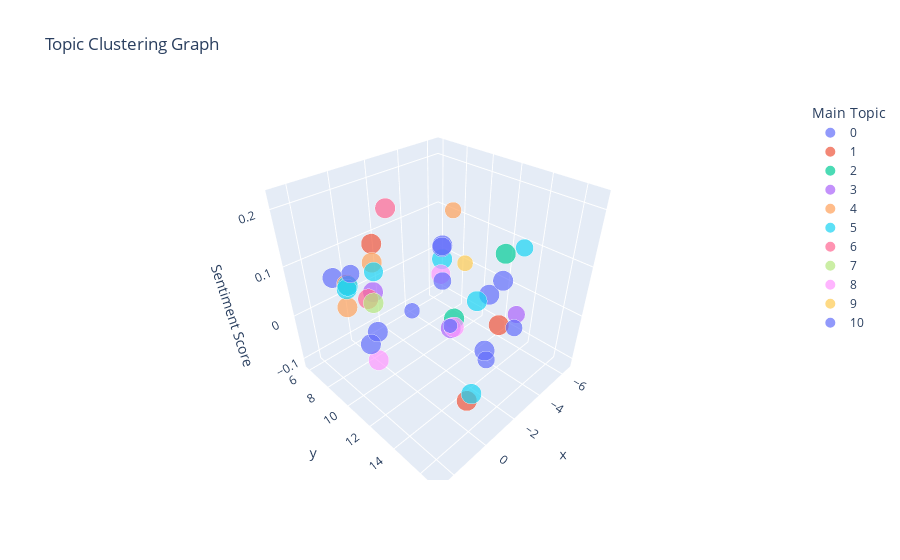

Notebook code cell kept with this figure:
### Markdown cell above
This generates a 3D clustering graph where the x and y-axis represent each article in the topic space, and the z-axis shows the sentiment value for each article. The 2D xy-plane is exactly the same as the 2D graph generated above, but we add a 3rd dimension in the form of sentiment to show how article clusters differ by their sentiment value as well as their topics. Colored by main topic.

### Code cell
visualize_topic_cluster_tsne_3d(lda_model, df)

### Figure 1 — Plotly figure (JSON) as saved in the notebook; plotly's stock layout.template omitted (floating-point values rounded to 4 significant figures)
{"data": [{"customdata": [[24, [["primary", "state", "write", "vote", "ballot", "candidate", "party", "new", "election", "campaign"]], "apnews.com", "Positive", "0"], [5, [["primary", "state", "write", "vote", "ballot", "candidate", "party", "new", "election", "campaign"]], "www.nation.com.pk", "Neutral Positive", "0"]], "hovertemplate": "ID: %{customdata[0]}<br>Associated Words: %{customdata[1]}<br>Address: %{customdata[2]}<br>Sentiment Label: %{customdata[3]}<br>Main Topic: %{customdata[4]}", "legendgroup": "0", "marker": {"color": "#636efa", "size": [0.9982, 0.9939], "sizemode": "area", "sizeref": 0.002497, "symbol": "circle"}, "mode": "markers", "name": "0", "scene": "scene", "showlegend": true, "type": "scatter3d", "x": [0.2331, 1.862], "y": [16.87, 8.264], "z": [0.17, 0.1]}, {"customdata": [[39, [["migrant", "chs", "biden", "task", "foreign", "influence", "hunter", "new", "force", "last"]], "www.foxnews.com", "Neutral Positive", "1"], [4, [["migrant", "chs", "biden", "task", "foreign", "influence", "hunter", "new", "force", "last"]], "www.nation.com.pk", "Negative", "1"], [6, [["migrant", "chs", "biden", "task", "foreign", "influence", "hunter", "new", "force", "last"]], "www.nation.com.pk", "Negative", "1"]], "hovertemplate": "ID: %{customdata[0]}<br>Associated Words: %{customdata[1]}<br>Address: %{customdata[2]}<br>Sentiment Label: %{customdata[3]}<br>Main Topic: %{customdata[4]}", "legendgroup": "1", "marker": {"color": "#EF553B", "size": [0.9972, 0.9946, 0.9934], "sizemode": "area", "sizeref": 0.002497, "symbol": "circle"}, "mode": "markers", "name": "1", "scene": "scene", "showlegend": true, "type": "scatter3d", "x": [-1.707, 0.2331, -6.478], "y": [5.893, 15.99, 11.74], "z": [0.08, -0.04, -0.11]}, {"customdata": [[2, [["hunter", "president", "republican", "biden", "political", "son", "charge", "special", "counsel", "deal"]], "www.foxnews.com", "Negative", "2"], [18, [["hunter", "president", "republican", "biden", "political", "son", "charge", "special", "counsel", "deal"]], "www.cnn.com", "Neutral", "2"]], "hovertemplate": "ID: %{customdata[0]}<br>Associated Words: %{customdata[1]}<br>Address: %{customdata[2]}<br>Sentiment Label: %{customdata[3]}<br>Main Topic: %{customdata[4]}", "legendgroup": "2", "marker": {"color": "#00cc96", "size": [0.9975, 0.9988], "sizemode": "area", "sizeref": 0.002497, "symbol": "circle"}, "mode": "markers", "name": "2", "scene": "scene", "showlegend": true, "type": "scatter3d", "x": [-3.344, -6.476], "y": [11.04, 11.74], "z": [-0.04, 0.06]}, {"customdata": [[10, [["hunter", "biden", "comer", "charge", "bank", "record", "attorney", "call", "address", "tell"]], "nypost.com", "Neutral", "3"], [8, [["hunter", "biden", "comer", "charge", "bank", "record", "attorney", "call", "address", "tell"]], "abcnews.go.com", "Neutral Negative", "3"], [35, [["hunter", "biden", "comer", "charge", "bank", "record", "attorney", "call", "address", "tell"]], "www.foxnews.com", "Neutral Negative", "3"]], "hovertemplate": "ID: %{customdata[0]}<br>Associated Words: %{customdata[1]}<br>Address: %{customdata[2]}<br>Sentiment Label: %{customdata[3]}<br>Main Topic: %{customdata[4]}", "legendgroup": "3", "marker": {"color": "#ab63fa", "size": [0.9966, 0.9962, 0.7385], "sizemode": "area", "sizeref": 0.002497, "symbol": "circle"}, "mode": "markers", "name": "3", "scene": "scene", "showlegend": true, "type": "scatter3d", "x": [-0.2907, -1.471, -4.359], "y": [8.009, 12.89, 14.68], "z": [0.03, 0.01, 0.01]}, {"customdata": [[30, [["impeachment", "think", "war", "conference", "biden", "move", "kill", "death", "president", "group"]], "www.wmur.com", "Positive", "4"], [37, [["impeachment", "think", "war", "conference", "biden", "move", "kill", "death", "president", "group"]], "www.usatoday.com", "Neutral Positive", "4"], [32, [["impeachment", "think", "war", "conference", "biden", "move", "kill", "death", "president", "group"]], "www.reuters.com", "Neutral Negative", "4"], [17, [["impeachment", "think", "war", "conference", "biden", "move", "kill", "death", "president", "group"]], "www.politico.com", "Positive", "4"]], "hovertemplate": "ID: %{customdata[0]}<br>Associated Words: %{customdata[1]}<br>Address: %{customdata[2]}<br>Sentiment Label: %{customdata[3]}<br>Main Topic: %{customdata[4]}", "legendgroup": "4", "marker": {"color": "#FFA15A", "size": [0.663, 0.9965, 0.9937, 0.9978], "sizemode": "area", "sizeref": 0.002497, "symbol": "circle"}, "mode": "markers", "name": "4", "scene": "scene", "showlegend": true, "type": "scatter3d", "x": [-1.471, 1.3, 1.097, 0.4285], "y": [12.89, 8.425, 7.768, 9.392], "z": [0.22, 0.08, 0.02, 0.12]}, {"customdata": [[29, [["biden", "hunter", "phillip", "democratic", "run", "president", "campaign", "support", "voter", "party"]], "www.washingtonpost.com", "Positive", "5"], [28, [["biden", "hunter", "phillip", "democratic", "run", "president", "campaign", "support", "voter", "party"]], "abcnews.go.com", "Neutral Positive", "5"], [27, [["biden", "hunter", "phillip", "democratic", "run", "president", "campaign", "support", "voter", "party"]], "www.foxnews.com", "Neutral Negative", "5"], [0, [["biden", "hunter", "phillip", "democratic", "run", "president", "campaign", "support", "voter", "party"]], "www.foxnews.com", "Neutral", "5"], [3, [["biden", "hunter", "phillip", "democratic", "run", "president", "campaign", "support", "voter", "party"]], "apnews.com", "Neutral Negative", "5"], [14, [["biden", "hunter", "phillip", "democratic", "run", "president", "campaign", "support", "voter", "party"]], "www.newsnationnow.com", "Positive", "5"], [16, [["biden", "hunter", "phillip", "democratic", "run", "president", "campaign", "support", "voter", "party"]], "www.thenation.com", "Neutral Positive", "5"]], "hovertemplate": "ID: %{customdata[0]}<br>Associated Words: %{customdata[1]}<br>Address: %{customdata[2]}<br>Sentiment Label: %{customdata[3]}<br>Main Topic: %{customdata[4]}", "legendgroup": "5", "marker": {"color": "#19d3f3", "size": [0.9988, 0.9973, 0.9955, 0.9974, 0.9024, 0.7562, 0.999], "sizemode": "area", "sizeref": 0.002497, "symbol": "circle"}, "mode": "markers", "name": "5", "scene": "scene", "showlegend": true, "type": "scatter3d", "x": [-0.3696, 1.713, 0.5905, -4.465, -1.678, -4.357, 1.544], "y": [15.67, 9.19, 16.6, 8.653, 5.904, 14.67, 8.983], "z": [0.13, 0.09, 0, 0.04, 0.02, 0.14, 0.09]}, {"customdata": [[23, [["biden", "republican", "election", "president", "nominee", "democratic", "party", "last", "old", "presidential"]], "www.usatoday.com", "Positive", "6"], [26, [["biden", "republican", "election", "president", "nominee", "democratic", "party", "last", "old", "presidential"]], "www.nbcnews.com", "Neutral", "6"]], "hovertemplate": "ID: %{customdata[0]}<br>Associated Words: %{customdata[1]}<br>Address: %{customdata[2]}<br>Sentiment Label: %{customdata[3]}<br>Main Topic: %{customdata[4]}", "legendgroup": "6", "marker": {"color": "#FF6692", "size": [0.9919, 0.998], "sizemode": "area", "sizeref": 0.002497, "symbol": "circle"}, "mode": "markers", "name": "6", "scene": "scene", "showlegend": true, "type": "scatter3d", "x": [-0.4966, 0.4369], "y": [9.395, 8.727], "z": [0.2, 0.04]}, {"customdata": [[31, [["phillip", "president", "campaign", "biden", "primary", "people", "run", "bus", "tribune", "new"]], "www.startribune.com", "Positive", "7"]], "hovertemplate": "ID: %{customdata[0]}<br>Associated Words: %{customdata[1]}<br>Address: %{customdata[2]}<br>Sentiment Label: %{customdata[3]}<br>Main Topic: %{customdata[4]}", "legendgroup": "7", "marker": {"color": "#B6E880", "size": [0.9953], "sizemode": "area", "sizeref": 0.002497, "symbol": "circle"}, "mode": "markers", "name": "7", "scene": "scene", "showlegend": true, "type": "scatter3d", "x": [2.595], "y": [12.92], "z": [0.14]}, {"customdata": [[19, [["hunter", "hallie", "gun", "service", "secret", "tell", "report", "text", "attack", "police"]], "www.washingtonexaminer.com", "Negative", "8"], [33, [["hunter", "hallie", "gun", "service", "secret", "tell", "report", "text", "attack", "police"]], "apnews.com", "Neutral", "8"], [9, [["hunter", "hallie", "gun", "service", "secret", "tell", "report", "text", "attack", "police"]], "apnews.com", "Neutral", "8"]], "hovertemplate": "ID: %{customdata[0]}<br>Associated Words: %{customdata[1]}<br>Address: %{customdata[2]}<br>Sentiment Label: %{customdata[3]}<br>Main Topic: %{customdata[4]}", "legendgroup": "8", "marker": {"color": "#FF97FF", "size": [0.9903, 0.9156, 0.9942], "sizemode": "area", "sizeref": 0.002497, "symbol": "circle"}, "mode": "markers", "name": "8", "scene": "scene", "showlegend": true, "type": "scatter3d", "x": [-3.334, -2.793, 2.621], "y": [11.06, 10.53, 12.92], "z": [-0.06, 0.06, 0.04]}, {"customdata": [[25, [["ballot", "move", "state", "calendar", "appear", "primary", "name", "letter", "chair", "write"]], "www.politico.com", "Positive", "9"]], "hovertemplate": "ID: %{customdata[0]}<br>Associated Words: %{customdata[1]}<br>Address: %{customdata[2]}<br>Sentiment Label: %{customdata[3]}<br>Main Topic: %{customdata[4]}", "legendgroup": "9", "marker": {"color": "#FECB52", "size": [0.6205], "sizemode": "area", "sizeref": 0.002497, "symbol": "circle"}, "mode": "markers", "name": "9", "scene": "scene", "showlegend": true, "type": "scatter3d", "x": [0.6754], "y": [15.99], "z": [0.21]}, {"customdata": [[1, [["office", "biden", "hunter", "information", "source", "family", "foreign", "document", "investigation", "letter"]], "www.foxnews.com", "Neutral", "10"], [36, [["office", "biden", "hunter", "information", "source", "family", "foreign", "document", "investigation", "letter"]], "www.washingtonpost.com", "Neutral", "10"], [34, [["office", "biden", "hunter", "information", "source", "family", "foreign", "document", "investigation", "letter"]], "www.cnn.com", "Neutral Positive", "10"], [7, [["office", "biden", "hunter", "information", "source", "family", "foreign", "document", "investigation", "letter"]], "www.cnn.com", "Negative", "10"], [15, [["office", "biden", "hunter", "information", "source", "family", "foreign", "document", "investigation", "letter"]], "nypost.com", "Neutral Positive", "10"], [13, [["office", "biden", "hunter", "information", "source", "family", "foreign", "document", "investigation", "letter"]], "wjla.com", "Negative", "10"], [22, [["office", "biden", "hunter", "information", "source", "family", "foreign", "document", "investigation", "letter"]], "www.washingtontimes.com", "Neutral Positive", "10"], [21, [["office", "biden", "hunter", "information", "source", "family", "foreign", "document", "investigation", "letter"]], "thefederalist.com", "Neutral Negative", "10"], [20, [["office", "biden", "hunter", "information", "source", "family", "foreign", "document", "investigation", "letter"]], "www.dailymail.co.uk", "Negative", "10"], [38, [["office", "biden", "hunter", "information", "source", "family", "foreign", "document", "investigation", "letter"]], "www.reuters.com", "Negative", "10"], [11, [["office", "biden", "hunter", "information", "source", "family", "foreign", "document", "investigation", "letter"]], "www.foxnews.com", "Negative", "10"], [12, [["office", "biden", "hunter", "information", "source", "family", "foreign", "document", "investigation", "letter"]], "www.grassley.senate.gov", "Neutral Negative", "10"]], "hovertemplate": "ID: %{customdata[0]}<br>Associated Words: %{customdata[1]}<br>Address: %{customdata[2]}<br>Sentiment Label: %{customdata[3]}<br>Main Topic: %{customdata[4]}", "legendgroup": "10", "marker": {"color": "#636efa", "size": [0.998, 0.7354, 0.9517, 0.5969, 0.9978, 0.6956, 0.8105, 0.5043, 0.9976, 0.786, 0.9988, 0.9952], "sizemode": "area", "sizeref": 0.002497, "symbol": "circle"}, "mode": "markers", "name": "10", "scene": "scene", "showlegend": true, "type": "scatter3d", "x": [-0.2181, -0.1137, -3.987, -1.563, -4.47, -4.349, 0.9007, -1.572, 0.2559, -4.482, 1.044, -6.478], "y": [16.43, 16.67, 9.189, 9.614, 8.663, 14.65, 8.156, 12.74, 9.034, 8.675, 9.592, 11.74], "z": [0.06, 0.05, 0.08, -0.01, 0.07, -0.02, 0.09, 0.01, -0.03, -0.01, -0.03, 0]}], "layout": {"legend": {"itemsizing": "constant", "title": {"text": "Main Topic"}, "tracegroupgap": 0}, "scene": {"domain": {"x": [0, 1], "y": [0, 1]}, "xaxis": {"title": {"text": "x"}}, "yaxis": {"title": {"text": "y"}}, "zaxis": {"title": {"text": "Sentiment Score"}}}, "title": {"text": "Topic Clustering Graph"}}}
